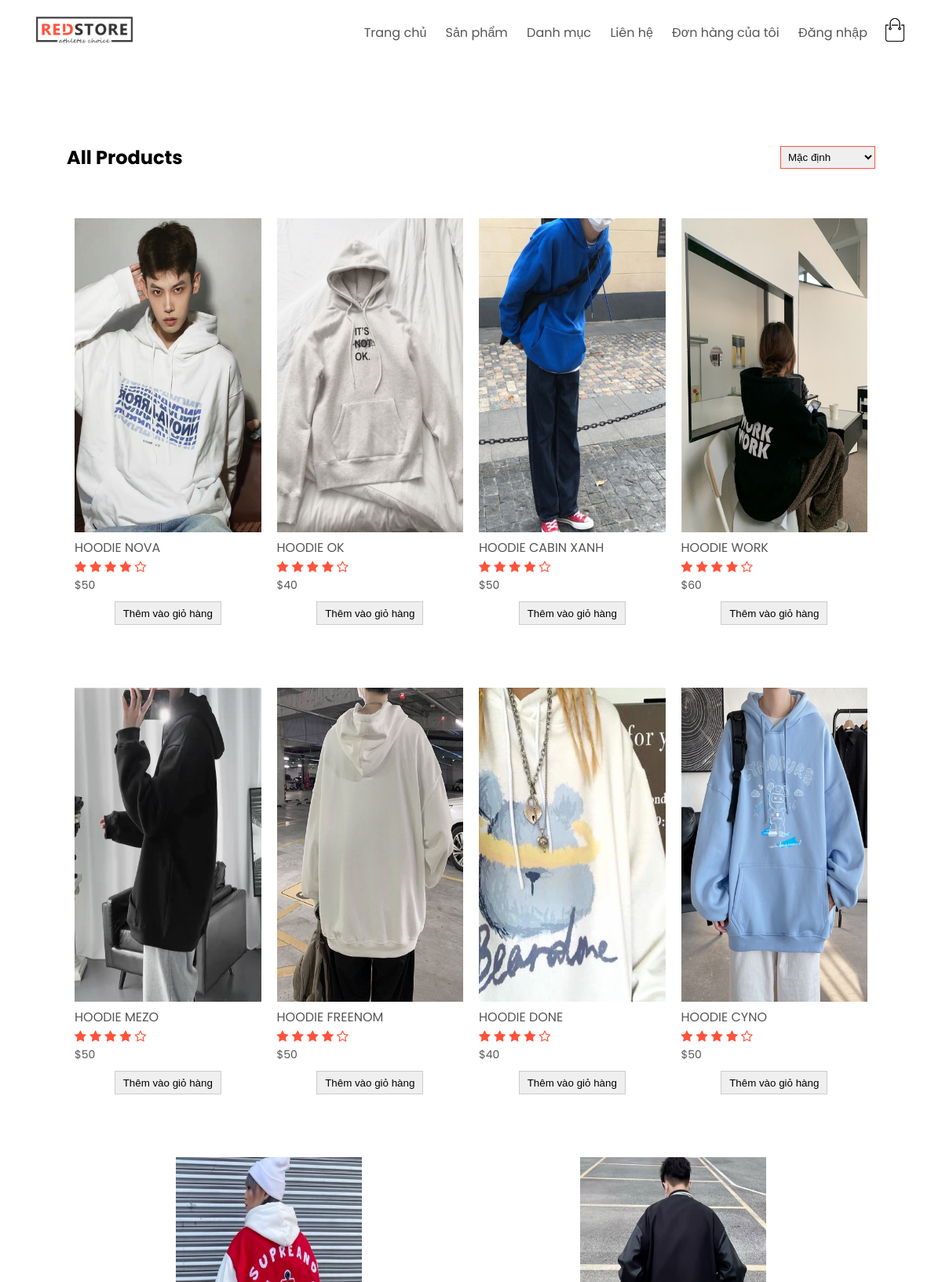
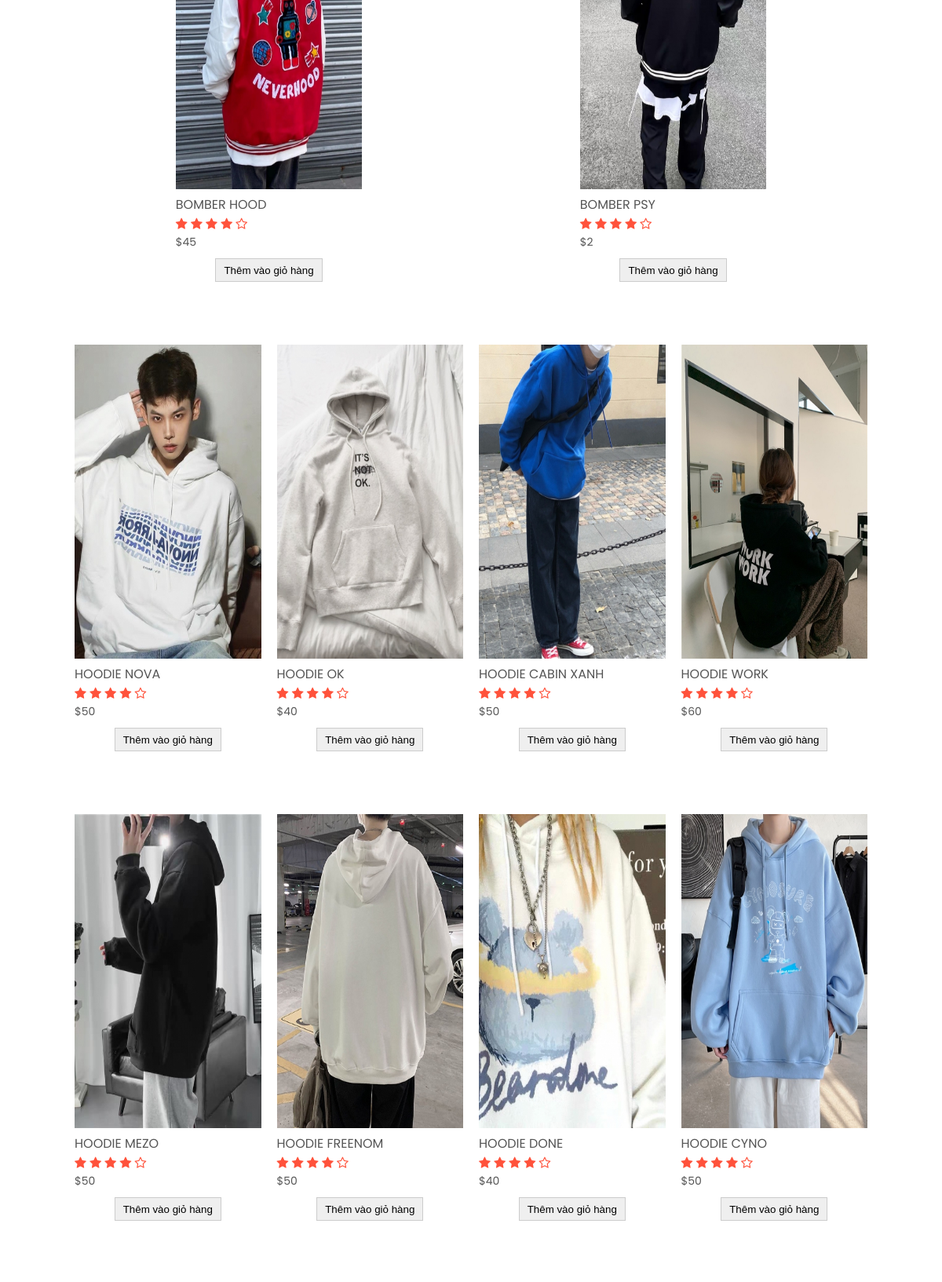
Page /iindex.php (upper part) on the committed database (2 pictures, top to bottom).
### tables this page shows
CREATE TABLE `sanpham` (
  `id` int(11) NOT NULL,
  `name` varchar(255) NOT NULL,
  `amount` int(11) NOT NULL,
  `color` varchar(255) NOT NULL,
  `size` text NOT NULL,
  `price` int(11) NOT NULL,
  `sell_price` int(11) NOT NULL,
  `img` varchar(255) NOT NULL,
  `luotxem` int(11) NOT NULL,
  `iddm` int(11) NOT NULL,
  `mota` text NOT NULL
);

### model/pdo.php (called while the page is built, shortened)
<?php
function pdo_get_connection(){
    $dburl = "mysql:host=localhost;dbname=pro1014_duan1;charset=utf8";
    $username = 'root';
    $password = '';
    $conn = new PDO($dburl, $username, $password);
    $conn->setAttribute(PDO::ATTR_ERRMODE, PDO::ERRMODE_EXCEPTION);
    return $conn;
}
function pdo_query($sql){
    $sql_args = array_slice(func_get_args(), 1);
    try{
        $conn = pdo_get_connection();
        $stmt = $conn->prepare($sql);
        $stmt->execute($sql_args);
        $rows = $stmt->fetchAll();
        return $rows;
    }
    catch(PDOException $e){
        throw $e;
    }
    finally{
        unset($conn);
    }
}

### model/sanpham.php (called while the page is built, shortened)
<?php
function loadall_sanphamtrang(){
    $sql="select * from sanpham where 1 order by id desc limit 0,10";
    $listsanpham=pdo_query($sql);
    return $listsanpham;
}
?>

### global.php (called while the page is built)
<?php
    $img_path="upload/"
?>

### sanpham/home.php (the view, shortened to what this page needs)
<div class="header1">
<div class="small-container">
        <div class="row row-2">
            <h2>All Products</h2>
            <select>
                <option>Mặc định</option>
            </select>
        </div>
        <div class="row" >
        <?php
                       $i = 0;
                       foreach($spneww as $sp){
                           extract($sp);
                           $linksp="index.php?act=sanphamct&idsp=".$id;
                           $img=$img_path.$img;
                           if(($i==3)||($i==7)||($i==11)||($i==15)){
                               $mr="";
                           }else{
                               $mr="mr";
                           }
                           echo '<div class="col-4 '.$mr.'">
                           <a  href="'.$linksp.'"><img src="'.$img.'" style="height:400px;"></a>
                           <a href="'.$linksp.'">'.$name.'</a>
                           <div class="rating">
                               <i class="fa fa-star"></i>
                               <i class="fa fa-star"></i>
                               <i class="fa fa-star"></i>
                               <i class="fa fa-star"></i>
                               <i class="fa fa-star-o"></i>
                            </div>
                            <p>$'.$price.'</p>
                           <div class="row btnaddtocart">
                               <form action="index.php?act=addtocart" method="post">
                                  <input type="hidden" name="id" value="'.$id.'">
                                  <input type="hidden" name="name" value="'.$name.'">
                                  <input type="hidden" name="img" value="'.$img.'">
                                  <input type="hidden" name="price" value="'.$price.'">
                                  <input type="submit" name="addtocart" value="Thêm vào giỏ hàng">
                                </form>
                           </div>
                          </div>';
                       $i+=1;
                       }
                    ?>
        </div>
        <div class="row" >
        <?php
                       $i = 0;
                       foreach($spneww as $sp){
                           extract($sp);
                           $linksp="index.php?act=sanphamct&idsp=".$id;
                           $img=$img_path.$img;
                           if(($i==3)||($i==7)||($i==11)||($i==15)){
                               $mr="";
                           }else{
                               $mr="mr";
                           }
                           echo '<div class="col-4 '.$mr.'">
                           <a  href="'.$linksp.'"><img src="'.$img.'" style="height:400px;"></a>
                           <a href="'.$linksp.'">'.$name.'</a>
                           <div class="rating">
                               <i class="fa fa-star"></i>
                               <i class="fa fa-star"></i>
                               <i class="fa fa-star"></i>
                               <i class="fa fa-star"></i>
                               <i class="fa fa-star-o"></i>
                            </div>
                            <p>$'.$price.'</p>
                           <div class="row btnaddtocart">
                               <form action="index.php?act=addtocart" method="post">
                                  <input type="hidden" name="id" value="'.$id.'">
                                  <input type="hidden" name="name" value="'.$name.'">
                                  <input type="hidden" name="img" value="'.$img.'">
                                  <input type="hidden" name="price" value="'.$price.'">
                                  <input type="submit" name="addtocart" value="Thêm vào giỏ hàng">
                                </form>
                           </div>
                          </div>';
                       $i+=1;
                       }
                    ?>
        </div>
</div>

### view/css/style.css (style rules this page uses)
* { margin: 0; padding: 0; box-sizing: border-box; }
body { font-family: 'Poppins', sans-serif; }
a { text-decoration: none; color: #555; }
p { color: #555; }
.row { display: flex; align-items: center; flex-wrap: wrap; justify-content: space-around; }
.small-container { max-width: 1080px; margin: auto; padding-left: 25px; padding-right: 25px; }
.col-4 { flex-basis: 25%; padding: 10px; min-width: 200px; margin-bottom: 50px; transition: transform 0.5s; }
.col-4 img { width: 100%; }
.col-4 p { font-size: 14px; }
.rating .fa { color: #ff523b; }
.row-2 { justify-content: space-between; margin: 100px auto 50px; }
select { border: 1px solid #ff523b; padding: 5px; }
form input { width: 100%; height: 30px; margin: 10px 0; padding: 0 10px; border: 1px solid #ccc; }

### rows in the picture
sanpham: shows a picture, name "HOODIE NOVA", price "50"
sanpham: shows a picture, name "HOODIE OK", price "40"
sanpham: shows a picture, name "HOODIE CABIN XANH", price "50"
sanpham: shows a picture, name "HOODIE WORK", price "60"
sanpham: shows a picture, name "HOODIE MEZO", price "50"
sanpham: shows a picture, name "HOODIE FREENOM", price "50"
sanpham: shows a picture, name "HOODIE DONE", price "40"
sanpham: shows a picture, name "HOODIE CYNO", price "50"
sanpham: shows a picture, name "BOMBER HOOD", price "45"
sanpham: shows a picture, name "BOMBER PSY", price "2"
